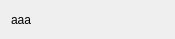
<?xml version="1.0" encoding="UTF-8"?>
<ui version="4.0">
 <class>toolbag_item</class>
 <widget class="QWidget" name="toolbag_item">
  <property name="geometry">
   <rect>
    <x>0</x>
    <y>0</y>
    <width>175</width>
    <height>39</height>
   </rect>
  </property>
  <property name="windowTitle">
   <string>Form</string>
  </property>
  <layout class="QHBoxLayout" name="horizontalLayout">
   <item>
    <widget class="QLabel" name="nameLabel">
     <property name="text">
      <string>aaa</string>
     </property>
    </widget>
   </item>
  </layout>
 </widget>
 <resources/>
 <connections/>
</ui>
